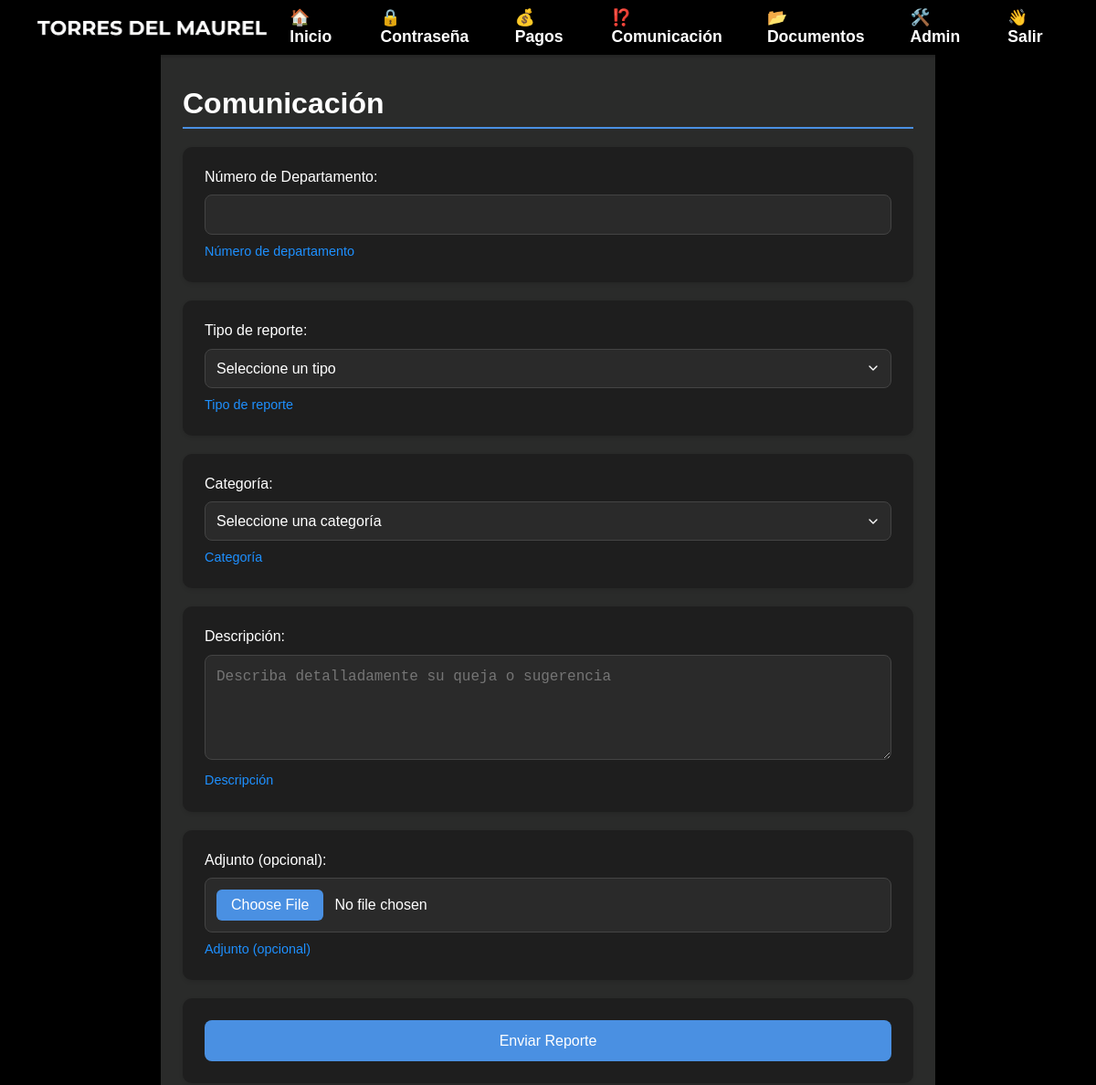
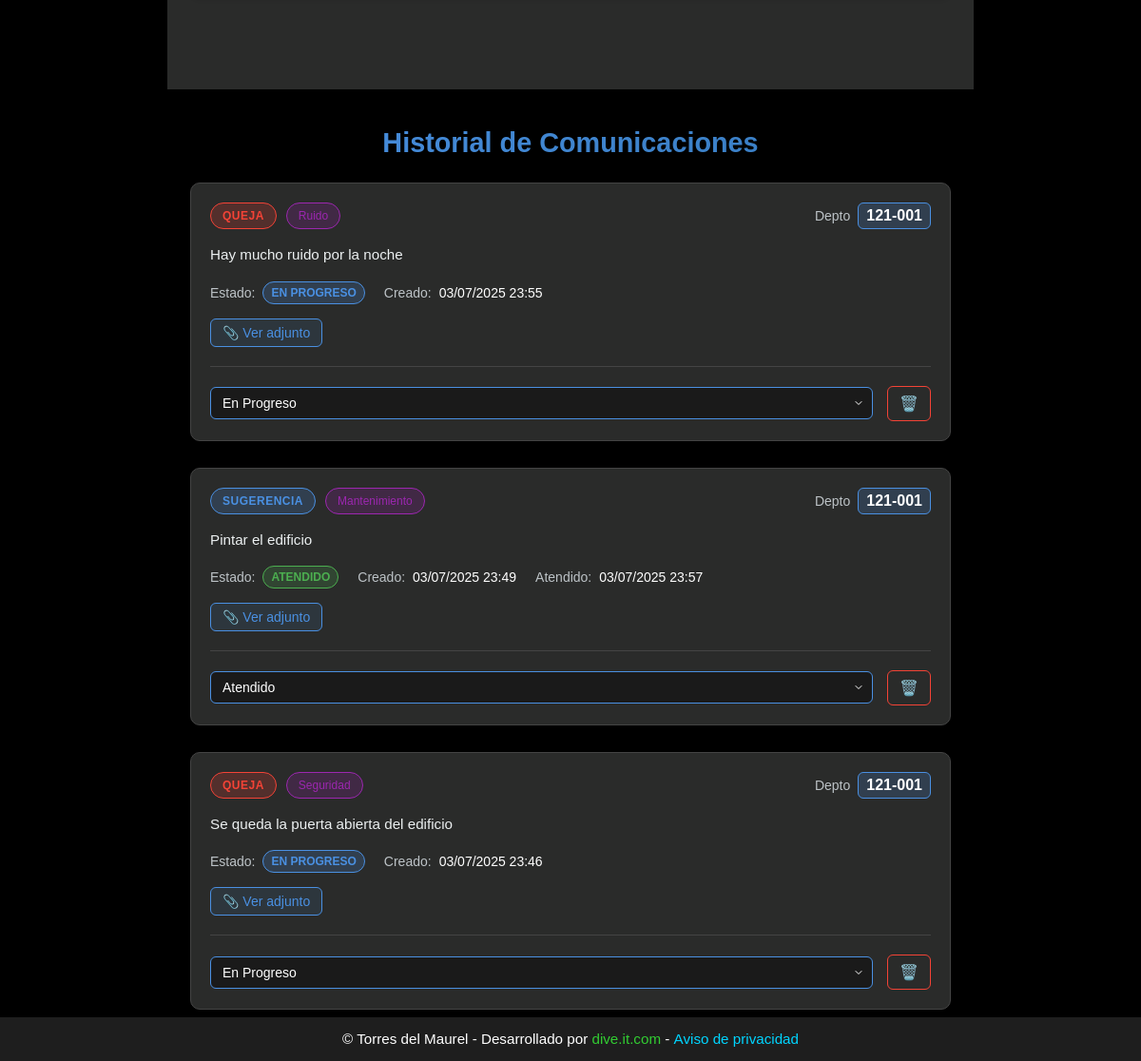
/qys/ (signed in), run on the app's committed database (2 pictures, top to bottom).
### website/models.py (models this page shows, shortened)
class CustomUser(AbstractUser):
    apartment_number = models.CharField(max_length=7, unique=True, null=True, blank=True)
    email = models.EmailField(unique=True)
    phone_number = models.CharField(max_length=15, blank=True, null=True)
    is_first_login = models.BooleanField(default=True)
    is_debtor = models.BooleanField(default=False)
    groups = models.ManyToManyField(
        Group,
        verbose_name='groups',
        blank=True,
        help_text='The groups this user belongs to.',
        related_name='customuser_set',
        related_query_name='customuser',
    )
    user_permissions = models.ManyToManyField(
        Permission,
        verbose_name='user permissions',
        blank=True,
        help_text='Specific permissions for this user.',
        related_name='customuser_set',
        related_query_name='customuser',
    )

class ComplaintSuggestion(models.Model):
    TYPE_CHOICES = [
        ('queja', 'Queja'),
        ('sugerencia', 'Sugerencia'),
    ]
    CATEGORY_CHOICES = [
        ('mantenimiento', 'Mantenimiento'),
        ('seguridad', 'Seguridad'),
        ('ruido', 'Ruido'),
        ('limpieza', 'Limpieza'),
        ('estacionamiento', 'Estacionamiento'),
        ('otro', 'Otro'),
    ]
    STATUS_CHOICES = [
        ('pendiente', 'Pendiente'),
        ('en_progreso', 'En Progreso'),
        ('atendido', 'Atendido'),
    ]
    user = models.ForeignKey(CustomUser, on_delete=models.CASCADE)
    apartment_number = models.CharField(max_length=10)
    type = models.CharField(max_length=10, choices=TYPE_CHOICES)
    category = models.CharField(max_length=20, choices=CATEGORY_CHOICES)
    description = models.TextField()
    attachment = models.FileField(upload_to='qys_attachments/', null=True, blank=True)
    status = models.CharField(max_length=20, choices=STATUS_CHOICES, default='pendiente')
    created_at = models.DateTimeField(auto_now_add=True)
    attended_at = models.DateTimeField(null=True, blank=True)
    updated_at = models.DateTimeField(auto_now=True)
    class Meta:
        ordering = ['-created_at']

### website/views.py (the view)
# urls.py: path('qys/', views.qys, name='qys'),
@login_required
@require_http_methods(["GET", "POST"])
def qys(request):
    if request.method == 'POST':
        print("=== QYS DEBUG: POST request received ===")
        print(f"POST data: {dict(request.POST)}")
        print(f"FILES data: {dict(request.FILES)}")
        print(f"User: {request.user}")
        print(f"Is AJAX: {request.headers.get('X-Requested-With') == 'XMLHttpRequest'}")
        if 'submit_qys' in request.POST:
            form = ComplaintSuggestionForm(request.POST, request.FILES, user=request.user)
            print(f"Form is_valid(): {form.is_valid()}")
            if not form.is_valid():
                print(f"Form errors: {dict(form.errors)}")
                print(f"Form non_field_errors: {form.non_field_errors()}")
                for field_name, field in form.fields.items():
                    field_value = request.POST.get(field_name, 'NOT_PROVIDED')
                    file_value = request.FILES.get(field_name, 'NO_FILE')
                    print(f"Field '{field_name}':")
                    print(f"  - Required: {field.required}")
                    print(f"  - POST value: '{field_value}'")
                    print(f"  - FILE value: '{file_value}'")
                    if field_name in form.errors:
                        print(f"  - Errors: {form.errors[field_name]}")
                    print()
                if request.headers.get('X-Requested-With') == 'XMLHttpRequest':
                    return JsonResponse({
                        'success': False,
                        'errors': dict(form.errors),
                        'message': 'Error en el formulario. Por favor, corrija los errores.'
                    })
                else:
                    messages.error(request, 'Error en el formulario. Por favor, corrija los errores.')
            if form.is_valid():
                try:
                    print("=== SAVING QYS ===")
                    qys = form.save(commit=False)
                    qys.user = request.user
                    print(f"QYS object created: {qys}")
                    qys.save()
                    print(f"QYS saved with ID: {qys.id}")
                    print("Sending notification emails...")
                    email_sent = send_qys_notification_emails(qys)
                    print(f"Emails sent: {email_sent}")
                    if request.headers.get('X-Requested-With') == 'XMLHttpRequest':
                        response_data = {
                            'success': True,
                            'message': 'Su queja o sugerencia ha sido enviada exitosamente.',
                            'new_qys': {
                                'id': qys.id,
                                'type': qys.get_type_display(),
                                'category': qys.get_category_display(),
                                'apartment_number': qys.apartment_number,
                                'description': qys.description,
                                'status': qys.get_status_display(),
                                'created_at': qys.created_at.strftime('%d/%m/%Y %H:%M'),
                                'attended_at': qys.attended_at.strftime('%d/%m/%Y %H:%M') if qys.attended_at else None,
                                'is_staff': request.user.is_staff,
                                'status_choices': qys.STATUS_CHOICES if request.user.is_staff else None,
                            }
                        }
                        if not email_sent:
                            response_data['warning'] = 'El reporte se registró correctamente pero hubo un problema al enviar las notificaciones.'
                        print(f"Returning AJAX response: {response_data}")
                        return JsonResponse(response_data)
                    else:
                        messages.success(request, 'Su queja o sugerencia ha sido enviada exitosamente.')
                        if not email_sent:
                            messages.warning(request, 'El reporte se registró correctamente pero hubo un problema al enviar las notificaciones.')
                        return redirect('qys')
                except Exception as e:
                    print(f"=== ERROR during QYS processing: {str(e)} ===")
                    import traceback
                    print(f"Traceback: {traceback.format_exc()}")
                    if request.headers.get('X-Requested-With') == 'XMLHttpRequest':
                        return JsonResponse({
                            'success': False,
                            'message': f'Error interno: {str(e)}'
                        })
                    else:
                        messages.error(request, f'Error al procesar el reporte: {str(e)}')
        elif 'update_status' in request.POST and request.user.is_staff:
            qys_id = request.POST.get('qys_id')
            new_status = request.POST.get('status')
            try:
                qys = ComplaintSuggestion.objects.get(id=qys_id)
                if new_status in dict(ComplaintSuggestion.STATUS_CHOICES):
                    qys.status = new_status
                    qys.save()
                    if request.headers.get('X-Requested-With') == 'XMLHttpRequest':
                        return JsonResponse({
                            'success': True,
                            'message': 'Estado actualizado exitosamente.',
                        })
                    messages.success(request, 'Estado actualizado exitosamente.')
                else:
                    if request.headers.get('X-Requested-With') == 'XMLHttpRequest':
                        return JsonResponse({
                            'success': False,
                            'message': 'Estado inválido.',
                        })
                    messages.error(request, 'Estado inválido.')
            except ComplaintSuggestion.DoesNotExist:
                if request.headers.get('X-Requested-With') == 'XMLHttpRequest':
                    return JsonResponse({
                        'success': False,
                        'message': 'Reporte no encontrado.',
                    })
                messages.error(request, 'Reporte no encontrado.')
            except Exception as e:
                print(f"Error updating QYS status: {str(e)}")
                if request.headers.get('X-Requested-With') == 'XMLHttpRequest':
                    return JsonResponse({
                        'success': False,
                        'message': f'Error al actualizar: {str(e)}',
                    })
                messages.error(request, f'Error al actualizar: {str(e)}')
            return redirect('qys')
        elif 'delete_qys' in request.POST and request.user.is_superuser:
            qys_id = request.POST.get('qys_id')
            try:
                qys = ComplaintSuggestion.objects.get(id=qys_id)
                qys.delete()
                if request.headers.get('X-Requested-With') == 'XMLHttpRequest':
                    return JsonResponse({
                        'success': True,
                        'message': 'La queja o sugerencia ha sido eliminada exitosamente.',
                    })
                messages.success(request, 'La queja o sugerencia ha sido eliminada exitosamente.')
            except ComplaintSuggestion.DoesNotExist:
                if request.headers.get('X-Requested-With') == 'XMLHttpRequest':
                    return JsonResponse({
                        'success': False,
                        'message': 'Reporte no encontrado.',
                    })
                messages.error(request, 'Reporte no encontrado.')
            except Exception as e:
                print(f"Error deleting QYS: {str(e)}")
                if request.headers.get('X-Requested-With') == 'XMLHttpRequest':
                    return JsonResponse({
                        'success': False,
                        'message': f'Error al eliminar: {str(e)}',
                    })
                messages.error(request, f'Error al eliminar: {str(e)}')
            return redirect('qys')
    else:
        print("=== QYS DEBUG: GET request ===")
        form = ComplaintSuggestionForm(user=request.user)
        print(f"Form fields: {list(form.fields.keys())}")
        for field_name, field in form.fields.items():
            print(f"Field '{field_name}': required={field.required}, widget={type(field.widget).__name__}")
    all_qys = ComplaintSuggestion.objects.all().order_by('-created_at')
    return render(request, 'qys.html', {
        'form': form,
        'all_qys': all_qys
    })

### website/templates/qys.html (shortened to what this page needs)
{% extends "base.html" %}
{% load static %}
{% block extra_css %}
<link rel="stylesheet" href="{% static 'css/qys.css' %}">
{% endblock %}
{% block content %}
<div class="qys-container">
    <h1>Comunicación</h1>
    <form method="post" enctype="multipart/form-data" id="qys-form">
        <div class="form-group">
            <label for="id_apartment_number">Número de Departamento:</label>
            <input type="text"
                   name="apartment_number"
                   id="id_apartment_number"
                   value="{{ user.apartment_number|default:'' }}"
                   required
                   class="form-control">
            <small class="small">Número de departamento</small>
        </div>
        <div class="form-group">
            <label for="id_type">Tipo de reporte:</label>
            <select name="type"
                    id="id_type"
                    required
                    class="form-control">
                <option value="">Seleccione un tipo</option>
            </select>
            <small class="small">Tipo de reporte</small>
        </div>
        <div class="form-group">
            <label for="id_category">Categoría:</label>
            <select name="category"
                    id="id_category"
                    required
                    class="form-control">
                <option value="">Seleccione una categoría</option>
            </select>
            <small class="small">Categoría</small>
        </div>
        <div class="form-group">
            <label for="id_description">Descripción:</label>
            <textarea name="description"
                      id="id_description"
                      rows="4"
                      placeholder="Describa detalladamente su queja o sugerencia"
                      required
                      class="form-control"></textarea>
            <small class="small">Descripción</small>
        </div>
        <div class="form-group">
            <label for="id_attachment">Adjunto (opcional):</label>
            <input type="file"
                   name="attachment"
                   id="id_attachment"
                   accept="image/*,.pdf,.doc,.docx"
                   class="form-control">
            <small class="small">Adjunto (opcional)</small>
        </div>
        <div class="form-group">
            <button type="submit" id="submit-button">Enviar Reporte</button>
        </div>
    </form>
    <div id="upload-status"></div>
</div>
<div class="qys-records-section">
    <h2>Historial de Comunicaciones</h2>
    <div class="records-container">
        {% for qys in all_qys %}
        <div class="record-card" data-qys-id="{{ qys.id }}">
            <div class="record-header">
                <div class="record-type">
                    <span class="type-badge type-{{ qys.type }}">{{ qys.get_type_display }}</span>
                    <span class="category-badge">{{ qys.get_category_display }}</span>
                </div>
                <div class="record-apartment">
                    <span class="apartment-label">Depto</span>
                    <span class="apartment-number">{{ qys.apartment_number }}</span>
                </div>
            </div>
            <div class="record-body">
                <div class="record-description">
                    <p>{{ qys.description }}</p>
                </div>
                <div class="record-meta">
                    <div class="meta-item">
                        <span class="meta-label">Estado:</span>
                        <span class="status-badge status-{{ qys.status }}">{{ qys.get_status_display }}</span>
                    </div>
                    <div class="meta-item">
                        <span class="meta-label">Creado:</span>
                        <span class="meta-value">{{ qys.created_at|date:"d/m/Y H:i" }}</span>
                    </div>
                    {% if qys.attended_at %}
                    <div class="meta-item">
                        <span class="meta-label">Atendido:</span>
                        <span class="meta-value">{{ qys.attended_at|date:"d/m/Y H:i" }}</span>
                    </div>
                    {% endif %}
                </div>
                {% if qys.attachment and qys.attachment.url %}
                <div class="record-attachment">
                    <a href="{{ qys.attachment.url }}" target="_blank" class="attachment-link">
                        📎 Ver adjunto
                    </a>
                </div>
                {% endif %}
            </div>
            {% if user.is_staff %}
            <div class="record-actions">
                <div class="status-update">
                    <form method="post" action="{% url 'qys' %}" class="status-update-form">
                        <select name="status" class="status-select" onchange="updateStatus(this)">
                            {% for value, label in qys.STATUS_CHOICES %}
                            <option value="{{ value }}" {% if qys.status == value %}selected{% endif %}>{{ label }}</option>
                            {% endfor %}
                        </select>
                    </form>
                </div>
                {% if user.is_superuser %}
                <button class="delete-btn" onclick="deleteQyS({{ qys.id }})" title="Eliminar reporte">
                    🗑️
                </button>
                {% endif %}
            </div>
            {% endif %}
        </div>
        {% empty %}
        <div class="no-records">
            <div class="no-records-icon">📝</div>
            <h3>No hay comunicaciones registradas</h3>
            <p>Sea el primero en enviar una queja o sugerencia</p>
        </div>
        {% endfor %}
    </div>
</div>
{% endblock %}

### data on the page
ComplaintSuggestion: type "QUEJA", category "Ruido", apartment_number "121-001", description "Hay mucho ruido por la noche", status "EN PROGRESO", created_at "03/07/2025 23:55", status "En Progreso"
ComplaintSuggestion: type "SUGERENCIA", category "Mantenimiento", apartment_number "121-001", description "Pintar el edificio", status "ATENDIDO", created_at "03/07/2025 23:49", attended_at "03/07/2025 23:57", status "Atendido"
ComplaintSuggestion: type "QUEJA", category "Seguridad", apartment_number "121-001", description "Se queda la puerta abierta del edificio", status "EN PROGRESO", created_at "03/07/2025 23:46", status "En Progreso"
